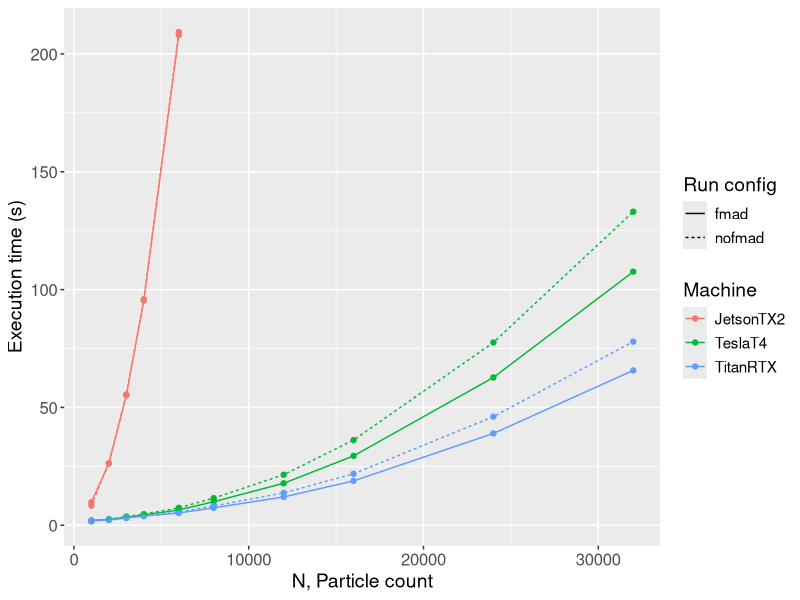
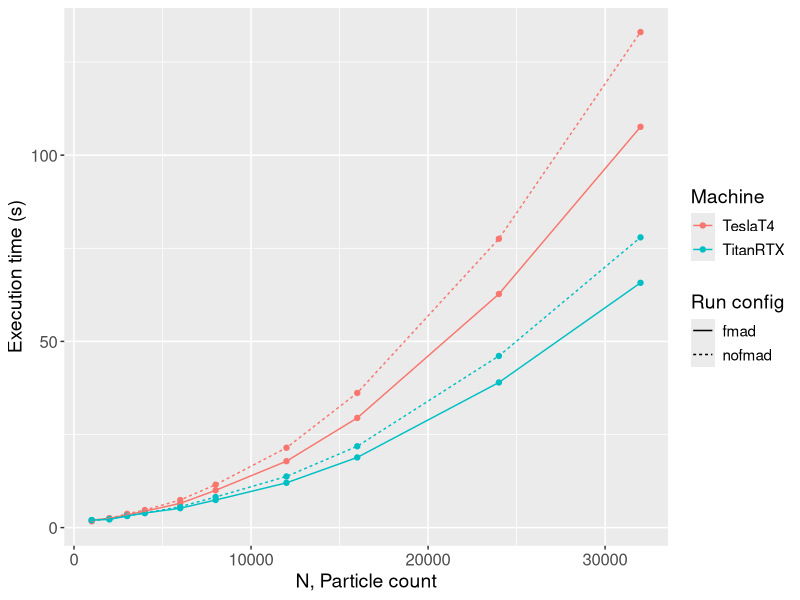
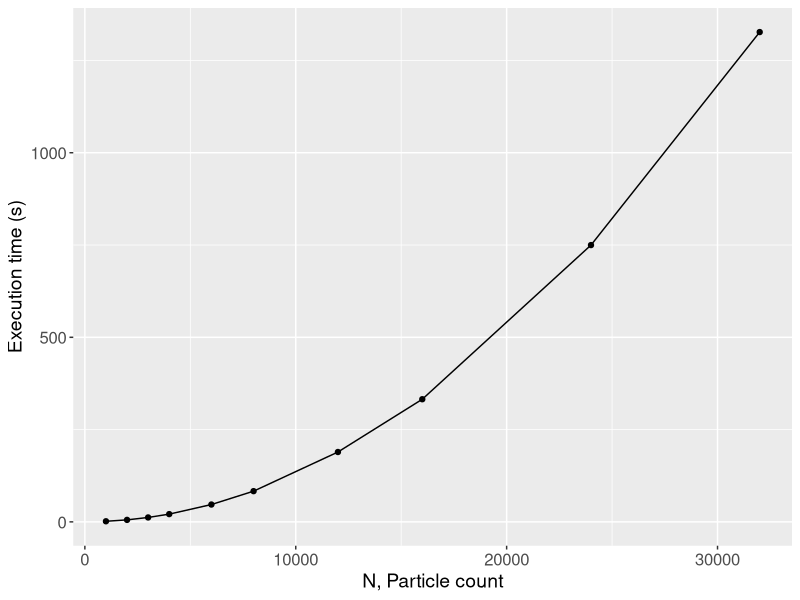
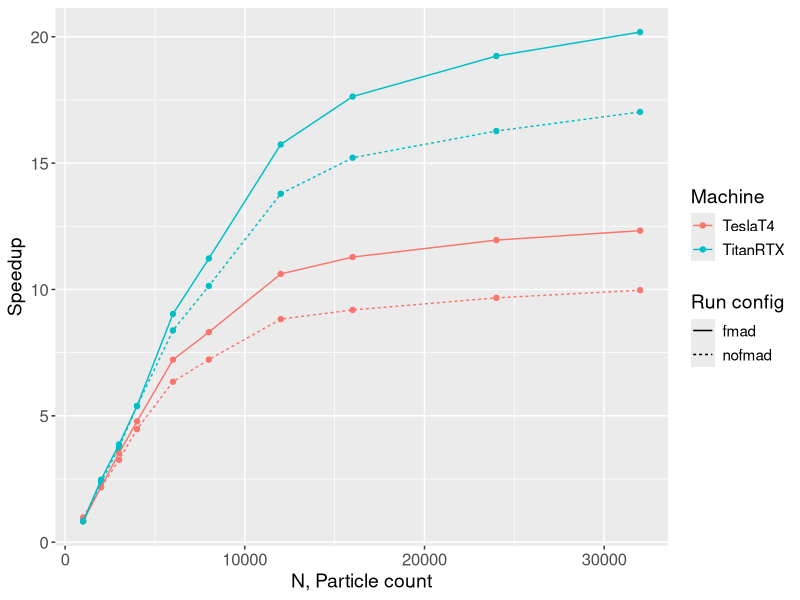

The R script that drew these images, in order: (Note: this script raises an error after producing the figures.)
library(ggplot2)
library(dplyr)
library(tidyr)

SAVE = FALSE

# setwd("E:/Brownie/cuda/report/rawResults/")
cpuData = read.csv("cpuData.csv")
gpuData = read.csv("gpuData.csv")

SAVE_LOCATION = "../processedGpuResults/"

defaultTheme = theme(text=element_text(size=14),
                     axis.text=element_text(size=12),
                     legend.text=element_text(size=11),
                     axis.title=element_text(size=14))
machineLabs = labs(linetype = 'Run config', color = 'Machine')

### Standard runs ###

ggplot(gpuData) +
    geom_point(aes(N, time, color=machine)) +
    geom_line(aes(N, time, color=machine, linetype=config)) +
    labs(x = "N, Particle count",
         y = "Execution time (s)") +
    defaultTheme + machineLabs
ifelse(SAVE, ggsave(paste0(SAVE_LOCATION, "gpu-varyN-withJetson.png"), dpi = 300), NA)

gpuData = gpuData[!(gpuData$machine == "JetsonTX2"),]

ggplot(gpuData) +
    geom_point(aes(N, time, color=machine)) +
    geom_line(aes(N, time, color=machine, linetype=config)) +
    labs(x = "N, Particle count",
         y = "Execution time (s)") +
    defaultTheme + machineLabs
ifelse(SAVE, ggsave(paste0(SAVE_LOCATION, "gpu-varyN.png"), dpi = 300), NA)

ggplot(cpuData) + 
    geom_point(aes(N, time)) +
    geom_line(aes(N, time)) +
    labs(x = "N, Particle count",
         y = "Execution time (s)") +
    defaultTheme + machineLabs
ifelse(SAVE, ggsave(paste0(SAVE_LOCATION, "cpu-varyN.png"), dpi = 300), NA)

colnames(cpuData)[which(colnames(cpuData) == "time")] = "cpuTime"
colnames(gpuData)[which(colnames(gpuData) == "time")] = "gpuTime"
varyNData = left_join(gpuData,select(cpuData, N, L, r, steps, cpuTime), by = c('N', 'L', 'r', 'steps'))
varyNData$speedup = varyNData$cpuTime / varyNData$gpuTime

ggplot(varyNData) +
    geom_point(aes(N, speedup, color=machine)) +
    geom_line(aes(N, speedup, color=machine, linetype=config)) +
    labs(x = "N, Particle count",
         y = "Speedup") +
    defaultTheme + machineLabs
ifelse(SAVE, ggsave(paste0(SAVE_LOCATION, "gpu-speedup.png"), dpi=300))

rm(varyNData)

### Analysis of GPU Kernel runtimes ###

propData = gather(gpuData, "functType", "funcTime", checkWallCollision:updateParticles)
propData = propData[propData$machine == "TitanRTX" & propData$config == "fmad",]
propData = propData %>% 
    group_by(N, L, r, steps, config, machine) %>%
    mutate(gpuTotalTime = sum(funcTime)) %>%
    mutate(gpuProp = funcTime/gpuTotalTime)

ggplot(propData) +
    geom_point(aes(N, gpuProp, color=functType)) +
    geom_line(aes(N, gpuProp, color=functType)) +
    geom_hline(yintercept = 1) +
    theme(legend.position="bottom") + 
    defaultTheme
ifelse(SAVE, ggsave(paste0(SAVE_LOCATION, "titan-fmad-proportion-GPU.png"), dpi = 300))

propData = gather(gpuData, "functType", "funcTime", checkWallCollision:updateParticles)
propData = propData[propData$machine == "TitanRTX",]

ggplot(propData) +
    geom_point(aes(N, funcTime, color=functType)) +
    geom_line(aes(N, funcTime, color=functType, linetype=config)) +
    theme() + 
    defaultTheme 
ggplot(filter(propData, functType == 'checkCollision')) +
    geom_point(aes(N, funcTime, color=functType)) +
    geom_line(aes(N, funcTime, color=functType, linetype=config)) +
    theme() + 
    defaultTheme 
ggplot(filter(propData, functType != 'checkCollision')) +
    geom_point(aes(N, funcTime, color=functType)) +
    geom_line(aes(N, funcTime, color=functType, linetype=config)) +
    theme() + 
    defaultTheme
ifelse(SAVE, ggsave(paste0(SAVE_LOCATION, "titan-fmad-proportion-GPU.png"), dpi = 300))

rm(propData)

### Float runs ###

floatData = read.csv("floatData.csv")
tempFloatData = floatData
tempFloatData$type = as.factor("float")
tempGpuData = gpuData
tempGpuData = tempGpuData[,-c(8:11)]
colnames(tempGpuData)[7] = "time"
tempGpuData$type = as.factor("double")
varyTypeData = rbind(tempGpuData, tempFloatData)
rm(tempGpuData, tempFloatData)
# varyTypeData = left_join(gpuData, select(floatData, N, L, r, steps, config, machine), by = c('N', 'L', 'r', 'steps', 'config', 'machine'))

ggplot(varyTypeData[varyTypeData$config == "fmad",]) +
    geom_point(aes(N, time, colour=machine)) +
    geom_line(aes(N, time, color=machine, linetype=type)) +
    defaultTheme + machineLabs
ifelse(SAVE, ggsave(paste0(SAVE_LOCATION, "double-float-comparison-fmad.png"), dpi = 300), NA)

ggplot(varyTypeData[varyTypeData$config == "nofmad",]) +
    geom_point(aes(N, time, colour=machine)) +
    geom_line(aes(N, time, color=machine, linetype=type)) +
    defaultTheme + machineLabs
ifelse(SAVE, ggsave(paste0(SAVE_LOCATION, "double-float-comparison-nofmad.png"), dpi = 300), NA)


rm(varyTypeData)

### ChunkSize runs ###

chunkSizeData = read.csv("chunkSizeData.csv")
chunkSizeData = chunkSizeData[chunkSizeData$config == "fmad",]

n2000Data = chunkSizeData[chunkSizeData$N == 2000,]
n32000Data = chunkSizeData[chunkSizeData$N == 32000,]

rm(chunkSizeData)
rm(n2000Data)
rm(n32000Data)

# Filter times

filterData = read.csv("filterTimes.csv")
ggplot(filterData, ) +
    geom_point(aes(N, avgTime)) +
    geom_line(aes(N, avgTime)) +
    labs(x = "N", y = "Average time (per step) to qsort") +
    defaultTheme
ifelse(SAVE, ggsave(paste0(SAVE_LOCATION, "avgSortTime.png"), dpi = 300), NA)

rm(filterData)

# Divergence analysis

diverged = read.csv("divergedParticles.csv")
diverged = gather(diverged, "type", "particles", fmad:nofmad)

ggplot(diverged) +
    geom_hline(yintercept=1000) +
    geom_line(aes(step, particles, color=type)) +
    labs(x = "Step number", y = "Particles diverged") +
    xlim(0, 175) + 
    defaultTheme
ifelse(SAVE, ggsave(paste0(SAVE_LOCATION, "divergedParticles.png"), dpi = 300), NA)

rm(diverged)

# Collision type analysis

collisions = read.csv("collisionType.csv")
ggplot(collisions) +
    geom_point(aes(N, ppCollisions/pwCollisions, color=type), alpha = 0.5) +
    geom_line(aes(N, ppCollisions/pwCollisions, color=type), alpha = 0.5) +
    defaultTheme
ifelse(SAVE, ggsave(paste0(SAVE_LOCATION, "collisionType.png"), dpi = 300), NA)
